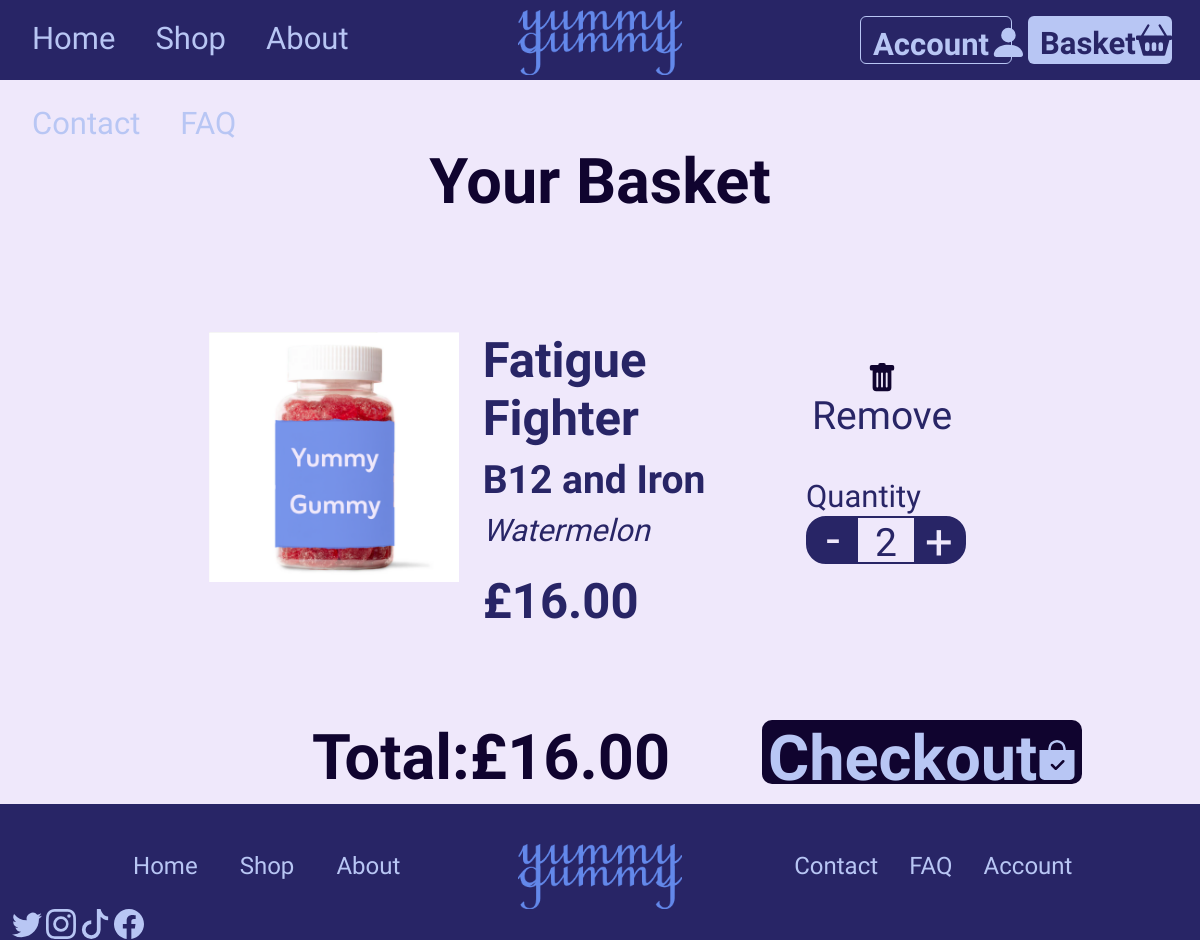
/cart (signed in), run on an earlier commit of the app's database.
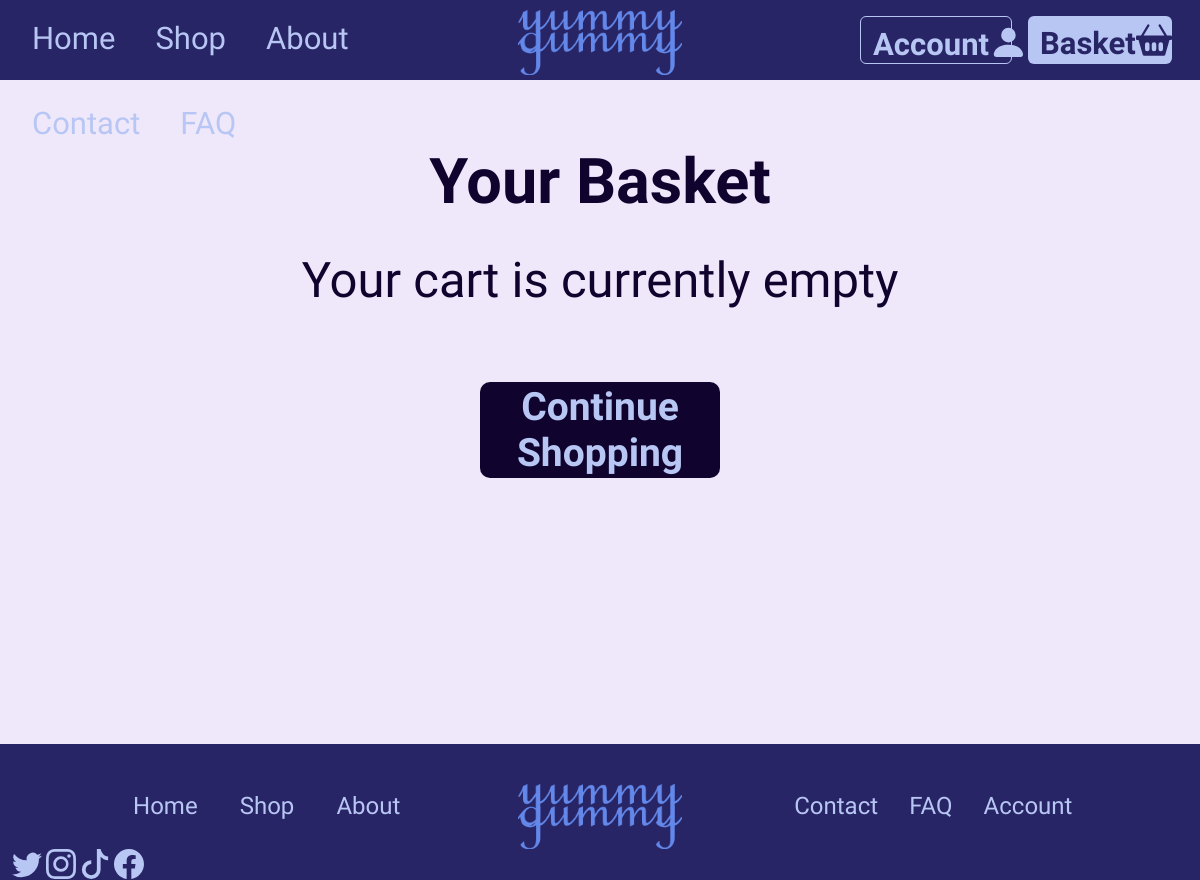
And on a later commit of the database.
### app/models.py (models this page shows, shortened)
class Cart(db.Model):
    id: so.Mapped[int] = so.mapped_column(primary_key=True)
    product_id: so.Mapped[int] = so.mapped_column(sa.ForeignKey('product.id'), nullable=False)
    user_id: so.Mapped[int] = so.mapped_column(sa.ForeignKey('user.id'), nullable=False)
    quantity: so.Mapped[int] = so.mapped_column(nullable=False, default=1)
    product = db.relationship('Product', backref='carts', lazy=True)
    @property
    def total_price(self):
        return self.product.price * self.quantity

class Product(db.Model):
    id: so.Mapped[int] = so.mapped_column(primary_key=True)
    name: so.Mapped[str] = so.mapped_column(sa.String(255), index=True, nullable=False)
    vitamin: so.Mapped[str] = so.mapped_column(sa.String(255), nullable=False)
    flavour: so.Mapped[str] = so.mapped_column(sa.String(50), index=True, nullable=True)
    price: so.Mapped[float] = so.mapped_column(sa.Numeric(10, 2), nullable=False)
    description: so.Mapped[str] = so.mapped_column(sa.String(1000), nullable=True)

### app/routes.py (the view, shortened to what this page needs)
@app.route("/cart", methods=["GET", "POST"])
@login_required
def cart():
    if request.method == "GET":
        cart_items = Cart.query.join(Product).filter(Cart.user_id == current_user.id).all()
        subtotal = sum(item.product.price * item.quantity for item in cart_items)
        return render_template("cart.html", title="Cart", cart_items=cart_items, subtotal=subtotal)

### app/models.py (called while the page is built)
@login.user_loader
def load_user(id):
    return db.session.get(User, int(id))

### app/templates/cart.html (shortened to what this page needs)
{% extends 'base.html' %}
{% block body %}
    <h1 class="ygtitle">Your Basket</h1>
    {% if cart_items %}
        <div class="row">
            <div class="col-2 colpadd"></div>
            <div class="col">
                {% for item in cart_items %}
                <div class="row cart-item">
                    <div class="col-4 cartbox">
                        <a href="{{ url_for('product_detail', product_id=item.product.id) }}" class="img4cart">
                            <img src="{{ url_for('static', filename='images/yumgum.png') }}" alt="{{ item.product.name }}" height="250" id="cartimg">
                        </a>
                    </div>
                    <div class="col cartinfo">
                        <h2 class="productnm">{{ item.product.name }}</h2>
                        <h3 class="vitamin">{{ item.product.vitamin }}</h3>
                        <h4 class="flavour">{{ item.product.flavour }}</h4>
                        <h2 class="price">£{{ item.product.price * item.quantity }}</h2>
                    </div>
                    <div class="col-3 cartamount">
                        <button type="button" class="remove" data-item-id="{{ item.id }}">
                            <img src="/static/images/trash.svg" alt="Rubbish Bin">
                            <h3>Remove</h3>
                        </button>
                        <h4 class="prodmininfo">Quantity</h4>
                        <div class="cartquantitybutton" id="cart-item-{{ item.id }}">
                            <button type="button" class="cartminus" data-cart-item-id="{{ item.id }}" data-action="decrease">
                                <h2>-</h2>
                            </button>
                            <h3 id="quantity-{{ item.id }}">{{ item.quantity }}</h3>
                            <button type="button" class="cartplus" data-cart-item-id="{{ item.id }}" data-action="increase">
                                <h2>+</h2>
                            </button>
                        </div>
                    </div>
                </div>
                {% endfor %}
            </div>
            <div class="col-2 colpadd"></div>
        </div>
        <div class="row checksect">
            <div class="col-3 colpadd"></div>
            <div class="col">
                <div class="carttotal">
                    <h1>Total:</h1>
                    <h1 id="cart-total">£{{ cart_items|map(attribute='total_price')|sum }}</h1>
                </div>
            </div>
            <div class="col">
                <form action="{{ url_for('home') }}" method="post">
                    <button class="checkout">
                        <h1>Checkout</h1>
                        <img src="/static/images/bag.svg" alt="Shopping Bag">
                    </button>
                </form>
            </div>
        </div>
    {% else %}
        <h2 class="ygsubtitle">Your cart is currently empty</h2>
        <div class="backtoshop">
            <a href="{{ url_for('shop') }}" class="btn btn-primary btn-lg active" role="button" aria-pressed="true" id="emptycart">
                <h3>Continue Shopping</h3>
            </a>
        </div>
    {% endif %}
{% endblock %}

### app/templates/base.html (shortened to what this page needs)
<!DOCTYPE html>
<html lang="en">
<head>
	<link href="{{ url_for('static', filename='css/bootstrap.min.css') }}" rel="stylesheet">
    <link href="{{ url_for('static', filename='css/style.css') }}" rel="stylesheet">
    <link href="{{ url_for('static', filename='css/responsive480.css') }}" rel="stylesheet">
    <link href="{{ url_for('static', filename='css/responsive768.css') }}" rel="stylesheet">
    <link href="{{ url_for('static', filename='css/responsive1024.css') }}" rel="stylesheet">
</head>
<body>
    <header>
        <div class="container-fluid">
            <div class="row">
                <div class="col-4">
                    <nav class="navleft">
                        <a href="{{ url_for('home') }}"><h4>Home</h4></a>
                        <a href="{{ url_for('shop') }}"><h4>Shop</h4></a>
                        <a href="/about"><h4>About</h4></a>
                        <a href="{{ url_for('contact') }}"><h4>Contact</h4></a>
                        <a href="{{ url_for('faq') }}"><h4>FAQ</h4></a>
                    </nav>
                </div>
                <div class="col-4 desklogo">
                    <a href="{{ url_for('home') }}" class="logo">
                        <img src="{{ url_for('static', filename='images/logotemp.png') }}" alt-text="Yummy Gummy Logo" height="65">
                    </a>
                </div>
                <div class="col-4">
                    <nav class="navright">
                        <a class="btn btn-primary" href="{{ url_for('cart') }}" role="button" id="navbasket">
                            <h4>Basket</h4>
                            <img src="{{ url_for('static', filename='images/basket.svg') }}" alt-text="Shopping Basket">
                        </a>
                        <a class="btn btn-primary" href="{{ url_for('login') }}" role="button" id="navacct">
                            <h4>Account</h4>
                            <img src="{{ url_for('static', filename='images/person.svg') }}" alt-text="My Account picture" id="navperson">
                        </a>
                    </nav>
                </div>
            </div>
        </div>
    </header>
    <div class="wrapper">
        <div class="container-fluid no-padding-container">
            {% block body %} {% endblock %}
        </div>
        <footer class="container-fluid">
            <div class="footer-content">
                <div class="row rowstyle">
                    <div class="col-1 colpadd"></div>
                    <div class="col">
                        <nav class="footleft">
                            <a href="{{ url_for('home') }}"><h5>Home</h5></a>
                            <a href="{{ url_for('shop') }}"><h5>Shop</h5></a>
                            <a href="/about"><h5>About</h5></a>
                        </nav>
                    </div>
                    <div class="col">
                        <a href="{{ url_for('home') }}" class="logo" id="btmlogo">
                            <img src="{{ url_for('static', filename='images/logotemp.png') }}" alt-text="Yummy Gummy Logo" height="65">
                        </a>
                    </div>
                    <div class="col">
                        <nav class="footright">
                            <a href="{{ url_for('contact') }}"><h5>Contact</h5></a>
                            <a href="{{ url_for('faq') }}"><h5>FAQ</h5></a>
                            <a href="{{ url_for('login') }}"><h5>Account</h5></a>
                        </nav>
                    </div>
                    <div class="col-1 colpadd"></div>
                </div>
                <div class="footsocial">
                    <img src="{{ url_for('static', filename='images/social/twitter.svg') }}" alt-text="twitter logo">
                    <img src="{{ url_for('static', filename='images/social/instagram.svg') }}" alt-text="instagram logo">
                    <img src="{{ url_for('static', filename='images/social/tiktok.svg') }}" alt-text="tiktok logo">
                    <img src="{{ url_for('static', filename='images/social/facebook.svg') }}" alt-text="facebook logo">
                </div>
            </div>
        </footer>
    </div>
</body>
</html

### app/static/css/style.css (style rules this page uses)
html { height: 100%; }
h1 { font-size: 63px; }
h2 { font-size: 49px; }
h3 { font-size: 39px; }
h4 { font-size: 31px; }
h5 { font-size: 24px; }
body { font-family: Zain; background-color:#EFE8FB; margin-top: 5rem; height: 100%; }
.wrapper { display: flex; flex-direction: column; min-height: 100%; }
header { width: 100%; background-color: #282566; height: 5rem; position: fixed; top: 0; left: 0; }
.navleft a { float: left; text-align: center; padding: 20px; text-decoration: none; font-weight: 400; color: #B8C6F4; }
.logo img { margin-top: 10px; display: block; margin-left: auto; margin-right: auto; }
.navright a { float: right; text-decoration: none; margin-right: 1rem; }
#navbasket { border: none; background-color: #B8C6F4; color: #282566; width: 9rem; height: 3rem; text-align: left; margin-top: 1rem; display: flex; justify-content: space-between; }
#navacct { border: 1px solid #B8C6F4; background-color: #282566; color: #B8C6F4; width: 9.5rem; height: 3rem; text-align: left; margin-top: 1rem; display: flex; justify-content: space-between; }
.navright h4 { font-weight: 600; margin-top: 3px; }
footer { width: 100%; background-color: #282566; color: #B8C6F4; min-height: 8.5rem; margin-top: auto; }
.footleft, .footright { display: flex; justify-content: space-around; }
.footleft a { float: left; text-align: center; margin-top: 3rem; text-decoration: none; font-weight: 700; color: #B8C6F4; }
.footright a { float: right; text-align: center; margin-top: 3rem; text-decoration: none; font-weight: 700; color: #B8C6F4; }
#btmlogo img { margin-top: 40px; }
.footsocial { bottom: 0; }
.ygtitle { text-align: center; color:#10042F; font-weight: 700; }
.ygsubtitle { text-align: center; color:#10042F; font-weight: 500; }
.backtoshop { display: flex; justify-content: center; }
#emptycart { color:#B8C6F4; background-color: #10042F; border: none; border-radius: 10px; width: 15rem; height: 6rem; margin-top: 4rem; display: flex; align-items: center; }
#emptycart h3 { font-weight: 700; margin-top: 8px; }

What changed in the data, as far as the page shows it:
removed Cart: product.name "Fatigue Fighter", product.vitamin "B12 and Iron", product.flavour "Watermelon", item.product.price*item.quantity "16.00", quantity "2"
Also different on the page:
{{ cart_items|map(attribute='total_price')|sum }}: "16.00" → (not shown)
text no longer shown: "Total: £ Checkout"
text now shown: "Your cart is currently empty Continue Shopping"
